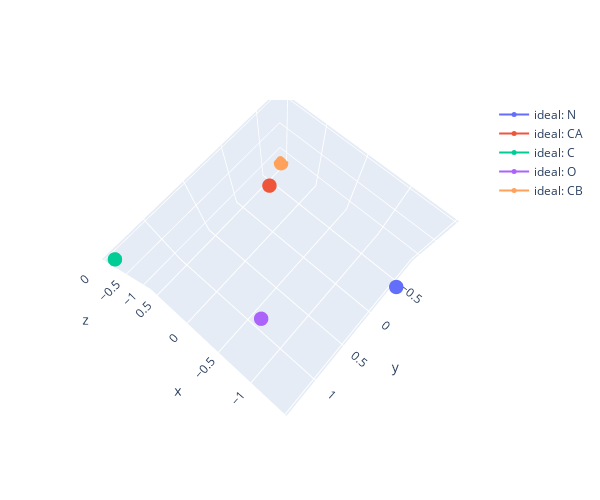

The notebook cell this image was saved under:
### Code cell
# Visualize aligned Ca structures

all_traces = []

pos = global_pos_2[1][None]
for i, n in enumerate(['N', 'CA', 'C', 'O', 'CB']):
    pred_bb_3d = plotting.create_scatter(
        pos[:,i], mode='markers+lines', marker_size=5, opacity=1.0, name=f'ideal: {n}')
    all_traces.append(pred_bb_3d)
    
# pos = global_pos_3[0][None]
# for i, n in enumerate(['N', 'CA', 'C', 'O', 'CB']):
#     pred_bb_3d = plotting.create_scatter(
#         pos[:,i], mode='markers+lines', marker_size=5, opacity=1.0, name=f'null: {n}')
#     all_traces.append(pred_bb_3d)

plotting.plot_traces(all_traces)
# plotting.plt_3d(final_sample_ca_pos, ax, color='r', mode='line')
# plotting.plt_3d(gt_ca, ax, color='b', s=100, mode='scatter')
# plotting.plt_3d(gt_ca, ax, color='b', mode='line')

### Figure 1 — Plotly figure (JSON) as saved in the notebook; plotly's stock layout.template omitted (floating-point values rounded to 4 significant figures)
{"data": [{"marker": {"size": 5}, "mode": "markers+lines", "name": "ideal: N", "opacity": 1, "type": "scatter3d", "x": [-1.459], "y": [5.96e-08], "z": [0]}, {"marker": {"size": 5}, "mode": "markers+lines", "name": "ideal: CA", "opacity": 1, "type": "scatter3d", "x": [0], "y": [0], "z": [0]}, {"marker": {"size": 5}, "mode": "markers+lines", "name": "ideal: C", "opacity": 1, "type": "scatter3d", "x": [0.5476], "y": [1.423], "z": [0]}, {"marker": {"size": 5}, "mode": "markers+lines", "name": "ideal: O", "opacity": 1, "type": "scatter3d", "x": [-0.7664], "y": [0.9656], "z": [0]}, {"marker": {"size": 5}, "mode": "markers+lines", "name": "ideal: CB", "opacity": 1, "type": "scatter3d", "x": [0.538], "y": [-0.7684], "z": [-1.209]}], "layout": {"height": 500, "scene": {"aspectmode": "auto", "aspectratio": {"x": 1.15, "y": 1.256, "z": 0.6927}, "camera": {"center": {"x": 0, "y": 0, "z": 0}, "eye": {"x": -0.3917, "y": 0.4488, "z": 2.081}, "projection": {"type": "perspective"}, "up": {"x": 0, "y": 0, "z": 1}}}, "width": 600}}
